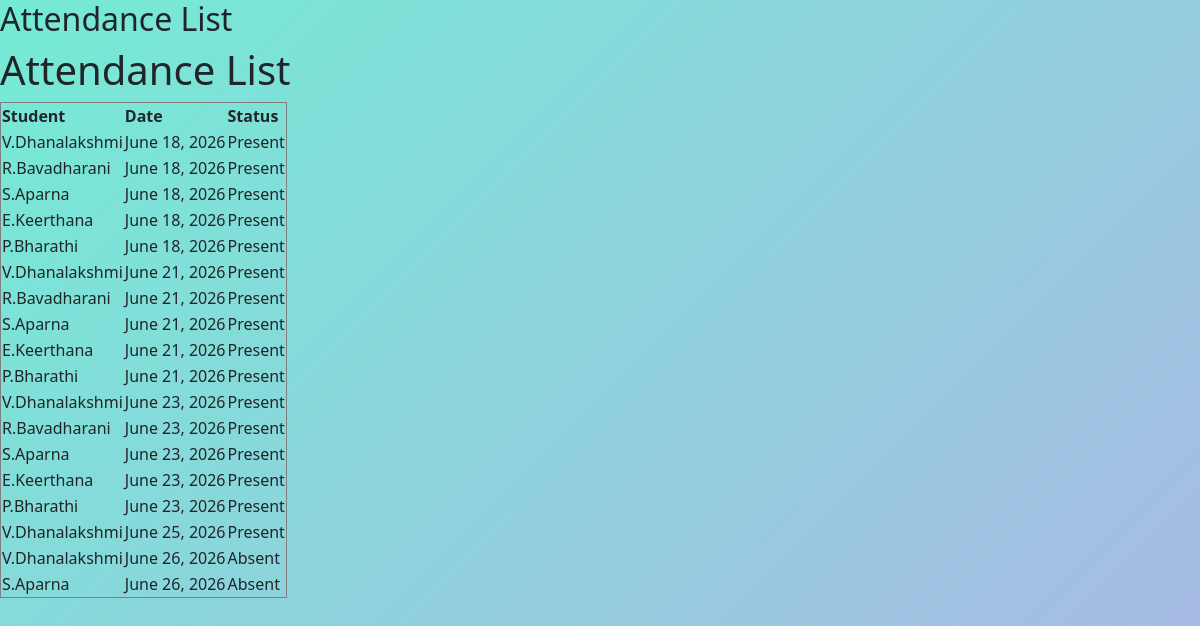
The page /polls/attendance_list/ (signed in) on the database its author committed.
### polls/models.py (models this page shows, shortened)
class Attendance(models.Model):
    STATUS_CHOICES = [
        ('Present', 'Present'),
        ('Absent', 'Absent'),
    ]
    student = models.ForeignKey(Student, on_delete=models.CASCADE)
    date = models.DateField()
    status = models.CharField(max_length=20, choices=STATUS_CHOICES)
    class Meta:
        unique_together = ('student', 'date')

class Student(models.Model):
    name = models.CharField(max_length=100)
    roll_no = models.IntegerField(unique=True)
    department = models.CharField(max_length=50)
    email = models.EmailField()

### polls/views.py (the view)
# urls.py: path('attendance_list/', views.attendance_list, name='attendance_list'),
@login_required
def attendance_list(request):
    attendance_records = Attendance.objects.all()
    return render(
        request,
        'polls/attendance_list.html',
        {'attendance_records': attendance_records}
    )

### polls/templates/polls/attendance_list.html (shortened to what this page needs)
{% extends 'polls/base.html' %}
{% block content %}
<h2>Attendance List</h2>
<!DOCTYPE html>
<html>
<head>
</head>
<body>
<h1>Attendance List</h1>
<table border="1">
    <tr>
        <th>Student</th>
        <th>Date</th>
        <th>Status</th>
    </tr>
    {% for record in attendance_records %}
    <tr>
        <td>{{ record.student.name }}</td>
        <td>{{ record.date }}</td>
        <td>{{ record.status }}</td>
    </tr>
    {% endfor %}
</table>
</body>
</html>
{% endblock %}

### polls/templates/polls/base.html (style rules this page uses)
html, body { margin: 0; padding: 0; min-height: 100vh; background: linear-gradient(135deg, #74ebd5, #ACB6E5); }

### rows shown on the page
Attendance: student.name "V.Dhanalakshmi", date "June 18, 2026", status "Present"
Attendance: student.name "R.Bavadharani", date "June 18, 2026", status "Present"
Attendance: student.name "S.Aparna", date "June 18, 2026", status "Present"
Attendance: student.name "E.Keerthana", date "June 18, 2026", status "Present"
Attendance: student.name "P.Bharathi", date "June 18, 2026", status "Present"
Attendance: student.name "V.Dhanalakshmi", date "June 21, 2026", status "Present"
Attendance: student.name "R.Bavadharani", date "June 21, 2026", status "Present"
Attendance: student.name "S.Aparna", date "June 21, 2026", status "Present"
Attendance: student.name "E.Keerthana", date "June 21, 2026", status "Present"
Attendance: student.name "P.Bharathi", date "June 21, 2026", status "Present"
Attendance: student.name "V.Dhanalakshmi", date "June 23, 2026", status "Present"
Attendance: student.name "R.Bavadharani", date "June 23, 2026", status "Present"
Attendance: student.name "S.Aparna", date "June 23, 2026", status "Present"
Attendance: student.name "E.Keerthana", date "June 23, 2026", status "Present"
Attendance: student.name "P.Bharathi", date "June 23, 2026", status "Present"
Attendance: student.name "V.Dhanalakshmi", date "June 25, 2026", status "Present"
Attendance: student.name "V.Dhanalakshmi", date "June 26, 2026", status "Absent"
Attendance: student.name "S.Aparna", date "June 26, 2026", status "Absent"
